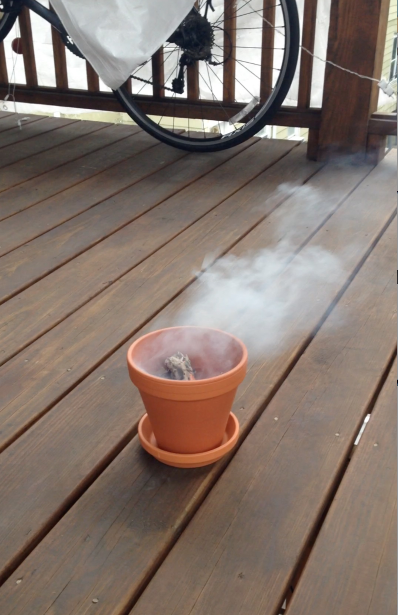
#> input picture data/smoke1.jpeg, 796 x 1230 px (shown at 1/2 size); its folder holds 4 pictures in this run
$ python Harris.py   (Python 2 division)
#> lines starting #> are read from the running program, lines starting #| are printed output that depends on the picture; after the words box and inside, x2 and y2 are one past the last pixel; in counts of white or black regions, pixels touching at a corner belong together
import cv2
import numpy as np

for fname in ['smoke1','smoke2','smoke3','smoke4']:
	# Load image and convert to black and white, make type=float32
	img = cv2.imread('data/%s.jpeg' % fname)
#> img is the input picture: shape (1230, 796, 3); mean B, G, R 107.8, 116.3, 131.3
	H = img.shape[0]
#> H = 1230
	W = img.shape[1]
#> W = 796
	bw = cv2.cvtColor(img,cv2.COLOR_BGR2GRAY)
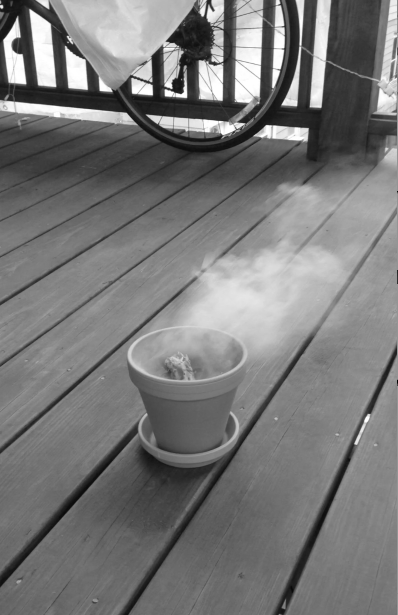
#> bw: shape (1230, 796) (shown at 1/2 size); min 0, max 255, mean 119.8
	bw = np.float32(bw)
	for blockSize in [7]:
		for ksize in [7]:
			for k in [0.01]:

				# Find Harris corners
				dst = cv2.cornerHarris(bw,blockSize,ksize,k)
				# Dilate result for appearance
				dst = cv2.dilate(dst,None)
				# Threshold imposition
				print dst
				img[np.logical_and(dst>0.00001*dst.max(),dst<0.0001*dst.max())]=[0,0,255]
				cv2.namedWindow('bSz %d ksz %d k %f' % (blockSize, ksize, k),cv2.WINDOW_NORMAL)
				imS = cv2.resize(img, (W/2,H/2))
				cv2.imshow('bSz %d ksz %d k %f' % (blockSize, ksize, k),imS)
				if cv2.waitKey(0) & 0xff == 27:
					cv2.destroyAllWindows()
#> this loop made 1 pass
#> pass 1, `cv2.imshow('bSz %d ksz %d k %f' % (blockSize, ksize, k),imS)`:
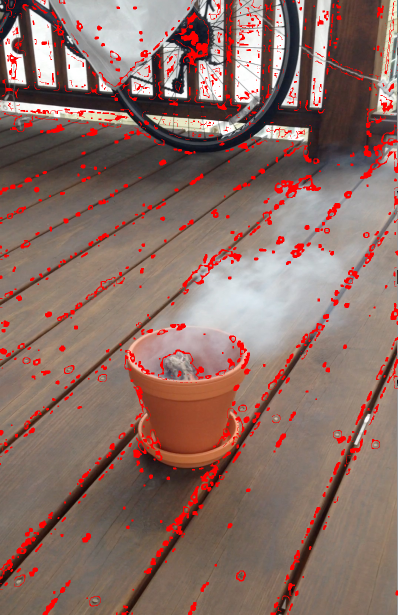
#> window 'bSz 7 ksz 7 k 0.010000': shape (615, 398, 3); mean B, G, R 101.5, 109.5, 138.9
#> after the loop:
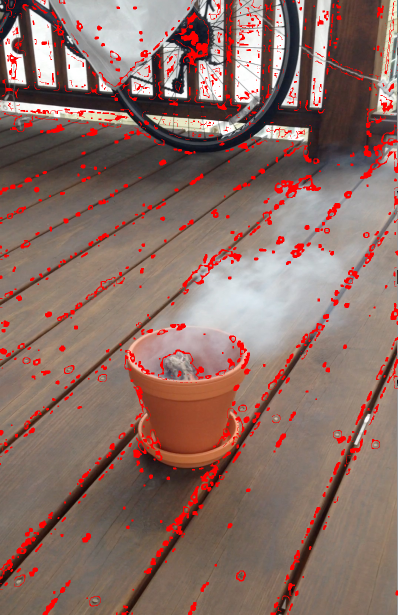
#> img: shape (1230, 796, 3) (shown at 1/2 size); 5.97% of pixels changed, all inside (x1, y1, x2, y2) = (0, 0, 796, 1230)
#> pass 2 of the loop `for fname in ['smoke1','smoke2','smoke3','smoke4']:`:
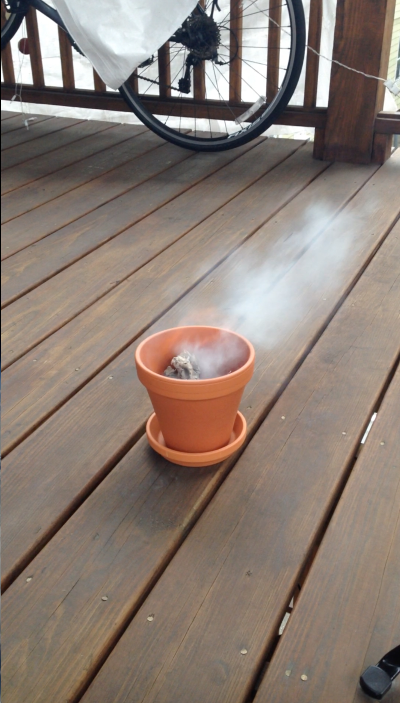
#> input picture data/smoke2.jpeg, 800 x 1406 px (shown at 1/2 size)
#> img is the input picture: shape (1406, 800, 3); mean B, G, R 115.3, 124.2, 138.1
#> `bw = cv2.cvtColor(img,cv2.COLOR_BGR2GRAY)`:
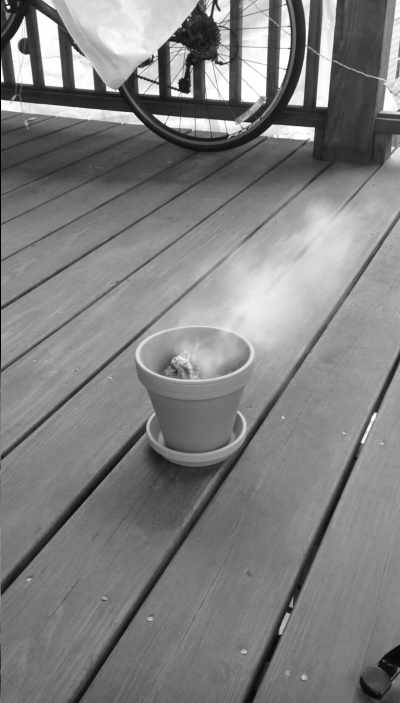
#> bw: shape (1406, 800) (shown at 1/2 size); min 0, max 255, mean 127.3
#> after the loop `for blockSize in [7]:`:
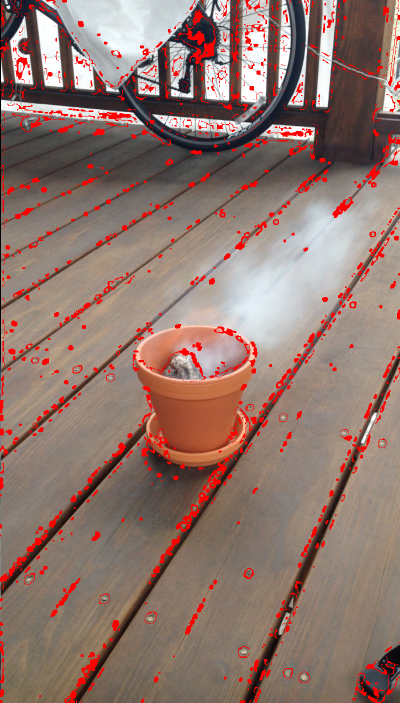
#> img: shape (1406, 800, 3) (shown at 1/2 size); 5.57% of pixels changed, all inside (x1, y1, x2, y2) = (0, 0, 800, 1406)
#> pass 3 of the loop `for fname in ['smoke1','smoke2','smoke3','smoke4']:`:
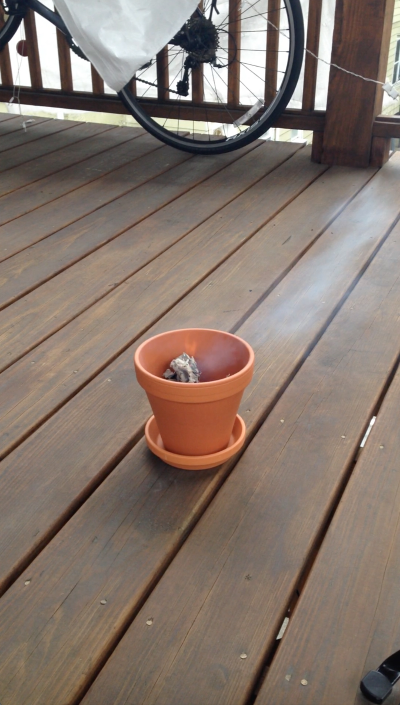
#> input picture data/smoke3.jpeg, 800 x 1410 px (shown at 1/2 size)
#> img is the input picture: shape (1410, 800, 3); mean B, G, R 108.2, 117.6, 132.7
#> `bw = cv2.cvtColor(img,cv2.COLOR_BGR2GRAY)`:
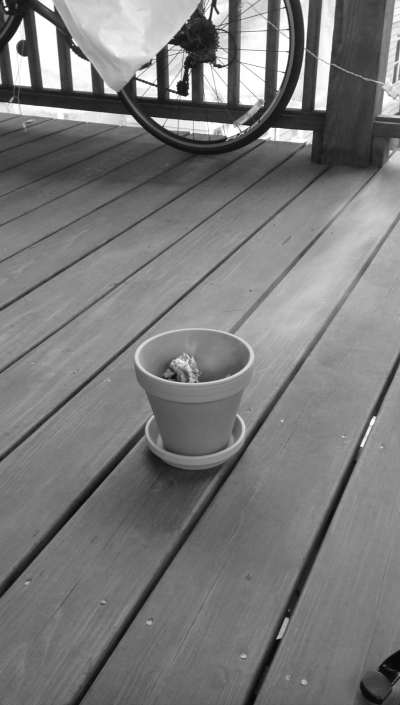
#> bw: shape (1410, 800) (shown at 1/2 size); min 5, max 255, mean 121
#> after the loop `for blockSize in [7]:`:
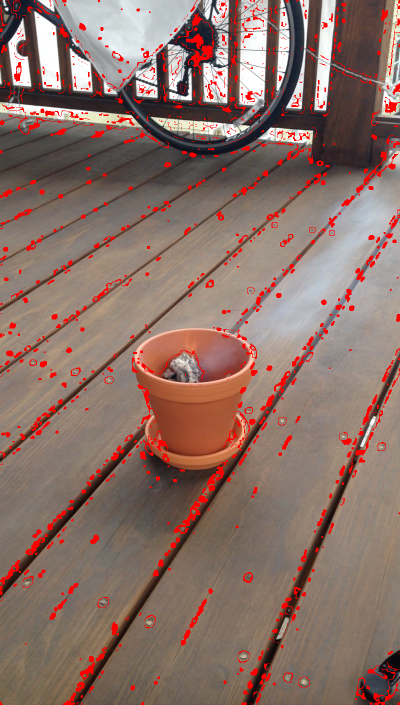
#> img: shape (1410, 800, 3) (shown at 1/2 size); 5.19% of pixels changed, all inside (x1, y1, x2, y2) = (0, 0, 800, 1410)
#> the loop made 4 passes; the first 3 are shown
